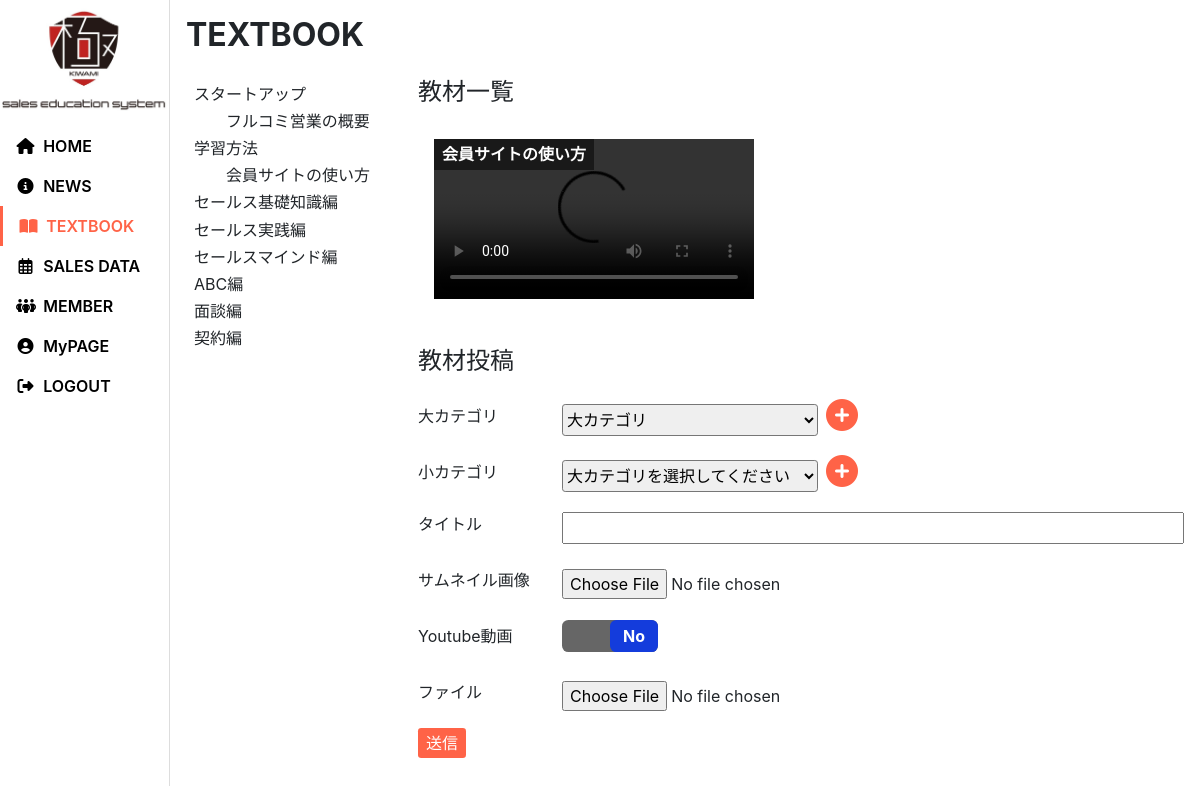
Page /textbook/ (signed in) on the committed database.
### textbook/models.py (models this page shows, shortened)
class MajorCategory(models.Model):
    name    = models.CharField(verbose_name="大カテゴリ名", max_length=20)

class MinorCategory(models.Model):
    name    = models.CharField(verbose_name="小カテゴリ名", max_length=20)
    parent  = models.ForeignKey(MajorCategory, verbose_name="大カテゴリ", on_delete=models.PROTECT)

class Textbook(models.Model):
    dt              = models.DateTimeField(verbose_name="投稿日時", default=timezone.now)
    user            = models.ForeignKey(settings.AUTH_USER_MODEL, verbose_name="投稿者", on_delete=models.SET_NULL, null=True, blank=True)
    title           = models.CharField(verbose_name="タイトル", max_length=100)
    thumbnail       = models.ImageField(verbose_name="サムネイル画像", upload_to="textbook/thubnail/", null=True, blank=True)
    file_content    = models.FileField(verbose_name="ファイル", upload_to="textbook/movie/", null=True, blank=True)
    is_youtube      = models.BooleanField(verbose_name="Youtubeか", default=False)
    youtube_url     = models.URLField(verbose_name="YoutubeURL", null=True, blank=True)
    minor_category  = models.ForeignKey(MinorCategory, verbose_name="小カテゴリ", on_delete=models.PROTECT)

### textbook/views.py (the view, shortened to what this page needs)
class IndexView(LoginRequiredMixin, View):
    def get(self, request, *args, **kwargs):
        context = {}
        textbooks   = Textbook.objects.all().order_by("-dt")[:5]
        paginator   = Paginator(textbooks, 10)
        if "page" in request.GET:
            context["textbooks"]    = paginator.get_page(request.GET["page"])
        else:
            context["textbooks"]    = paginator.get_page(1)
        context["major_categories"] = MajorCategory.objects.all()
        context["minor_categories"] = MinorCategory.objects.all()
        return render(request, "textbook/index.html", context)

### templates/textbook/index.html (shortened to what this page needs)
{% extends "oneall/base.html" %}
{% load static %}
{% block extra_head %}
<link rel="stylesheet" href="{% static 'textbook/css/index.css' %}">
<link rel="stylesheet" href="{% static 'textbook/css/textbook_form.css' %}">
<link rel="stylesheet" href="{% static 'oneall/css/modal_diagram.css' %}">
{% endblock %}
{% block main %}
<h1>TEXTBOOK</h1>
<section>
    <div class="d-flex">
        <div class="category_list_area">
            <ul class="major_category_list">
                {% for major_category in major_categories %}
                <li>{{ major_category.name }}
                    <ul class="minor_category_list">
                    {% for minor_category in minor_categories %}
                    {% if minor_category.parent.id == major_category.id %}
                        <li>{{ minor_category.name }}</li>
                    {% endif %}
                    {% endfor %}
                    </ul>
                </li>
                {% endfor %}
            </ul>
        </div>
        <div class="textbook_list_area">
            <h2>教材一覧</h2>
            <div class="textbook_list">
                {% for textbook in textbooks %}
                <div class="textbook_list_content">
                    <div class="textbook_title">{{ textbook.title }}</div>
                    {% if textbook.file_content %}
                    <video src="{{ textbook.file_content.url }}" controls {% if textbook.thumbnail %}poster="{{ textbook.thumbnail.url }}"{% endif %}></video>
                    {% endif %}
                </div>
                {% endfor %}
            </div>
            {% if request.user.is_teacher %}
            {% include 'textbook/textbook_form.html' %}
            {% endif %}
        </div>
    </div>
</section>
{% endblock %}

### static/oneall/css/base.css (style rules this page uses)
:root { --main-color: #FF6347; --pentad-color1: #FF6347; --pentad-color2: #FF47E3; --pentad-color3: #E3FF47; --pentad-color4: #47FFBF; --pentad-color5: #4788FF; --accent-color6: #FF6347; --tag-color: #777; --inactive-color: #bababa; --cancel-btn-color: #ddd; --text-color: #000; --border-color: rgb(221, 221, 221); }
@media screen and (min-width: 768px) { section { margin-top: 1.5rem; margin-bottom: 2.5rem; } }
@media screen and (min-width: 768px) { h1 { font-size: 2rem; font-weight: bold; margin-bottom: 1.5rem; } }
@media screen and (min-width: 768px) { h2 { font-size: 1.5rem; margin-bottom: 1rem; } }

### static/textbook/css/index.css (style rules this page uses)
.major_category_list, .minor_category_list { list-style: none; }
.major_category_list { padding: 0; }
.minor_category_list { padding-left: 1.5rem; }
li { margin: 0.2rem 0.5rem; }
.textbook_list_area { margin-left: 2rem; flex-grow: 1; }
.textbook_list { display: flex; flex-wrap: wrap; }
.textbook_list_content { position: relative; width: 20rem; max-height: 15rem; margin: 1rem; }
.textbook_title { position: absolute; top: 0; left:0; padding: 0.2rem 0.5rem; background-color: rgba(0,0,0,0.5); color: white; font-weight: bold; z-index: 20; }
.textbook_list_content > video { display: block; width: 100%; height: 100%; cursor: pointer; z-index: 10; }

### rows in the picture
MajorCategory: name "スタートアップ"
MinorCategory: name "フルコミ営業の概要"
MajorCategory: name "学習方法"
MinorCategory: name "会員サイトの使い方"
MajorCategory: name "セールス基礎知識編"
MajorCategory: name "セールス実践編"
MajorCategory: name "セールスマインド編"
MajorCategory: name "ABC編"
MajorCategory: name "面談編"
MajorCategory: name "契約編"
Textbook: title "会員サイトの使い方"
